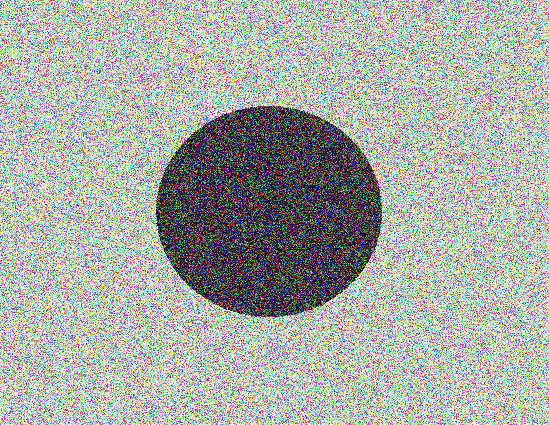
#> input picture src/noisy2.jpg, 549 x 425 px
$ jupyter execute 'Morphological Transformations.ipynb'
#> lines starting #> are read from the running program, lines starting #| are printed output that depends on the picture
[cell 1]
import cv2
import numpy as np
import matplotlib.pyplot as plt

## Erosion

- 작은 object 제거에 효과적
### cv2.erode(src, kernel, dst, anchor, iterations, borderType, borderValue)
---

## Dilation

- 경계가 부드러워지고, 구멍이 메꿔지는 효과
### cv2.dilation(src, kernel, dst, anchor, iterations, borderType, borderValue)
---

## Opening & Closing
- Opening : Erosion 후, Dilation 적용 : 작은 object 제거에 적합
- Closing : 전체적인 윤곽 파악에 적합
### cv2.morphologyEx(src, op, kernel[, dst[, anchor[, iterations[, borderType[, borderValue]]]]])
- op
    - MORPH_OPEN
    - MORPH_CLOSE
    - MORPH_GRADIENT : Dilation과 Erosion의 차이
    - MORPH_TOPHAT : Opening과 원본의 차이
    - MORPH_BLACKHAT : Dilation과 원본의 차이


---

## Structing Element
: 커널을 만듦
### cv2.getStructingElement(shape, ksize, [,anchor])
- shape
    - MORPH_RECT : 사각형
    - MORPH_ELLIPSE : 타원
    - MORPH_CROSS : 십자
---

[cell 2]
img = cv2.imread("src/noisy2.jpg",1)
#> img is the input picture: shape (425, 549, 3); mean B, G, R 178.7, 178.7, 178.5
#img = cv2.cvtColor(img, cv2.COLOR_BGR2RGB)
img.shape
#> Out = (425, 549, 3)

[cell 3]
plt.imshow(img)

[cell 4]
kernel = cv2.getStructuringElement(cv2.MORPH_RECT, (5,5))

erosion = cv2.erode(img, kernel, iterations = 1)
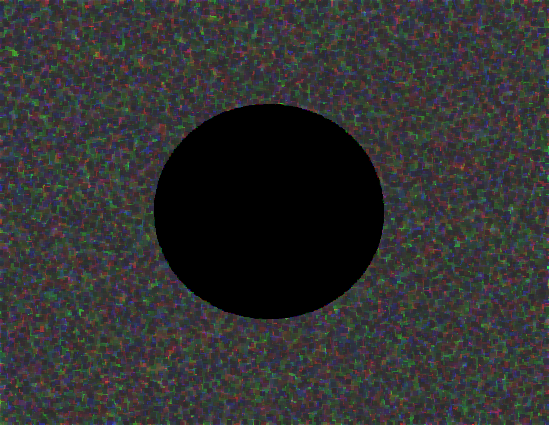
#> erosion: shape (425, 549, 3); mean B, G, R 49.4, 49.5, 49.5
dilation = cv2.dilate(img, kernel, iterations = 1)
opening1 = cv2.morphologyEx(img, cv2.MORPH_OPEN, kernel)
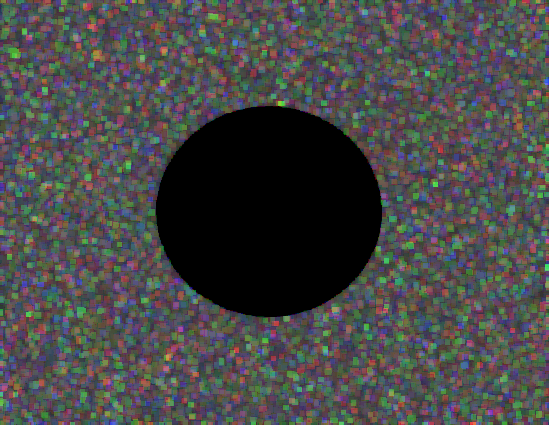
#> opening1: shape (425, 549, 3); mean B, G, R 71.5, 71.8, 71.6
opening2 = cv2.morphologyEx(opening1, cv2.MORPH_OPEN, kernel)
opening3 = cv2.morphologyEx(opening2, cv2.MORPH_OPEN, kernel)

closing1 = cv2.morphologyEx(img, cv2.MORPH_CLOSE, kernel)
closing2 = cv2.morphologyEx(closing1, cv2.MORPH_CLOSE, kernel)
closing3 = cv2.morphologyEx(closing2, cv2.MORPH_CLOSE, kernel)

imglist = [img,erosion, dilation, opening1,opening3, closing1,closing3]
titles = ["original","Erosion",'Dilation',"Opening1",'Opening3','Closing1','Closing3']
plt.figure( figsize = (10,20))
for i,image in enumerate(imglist):
    plt.subplot(4,2,i+2)
    plt.title(titles[i])
    plt.xticks([]);plt.yticks([])
    plt.imshow(image)
#> this loop made 7 passes
plt.show()
#> figure, not shown here; B, G, R data is drawn as R, G, B

[cell 5]
kernel = cv2.getStructuringElement(cv2.MORPH_ELLIPSE, (5,5))

erosion = cv2.erode(img, kernel, iterations = 1)
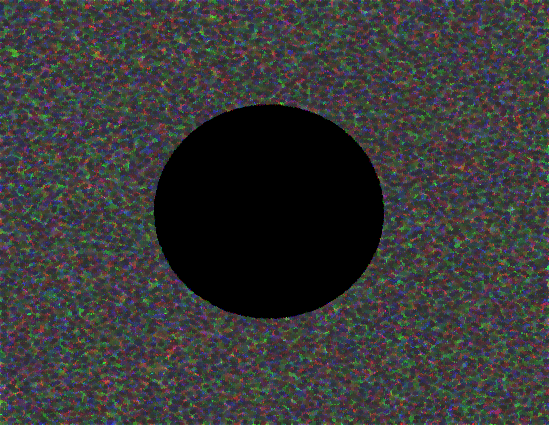
#> erosion: shape (425, 549, 3); mean B, G, R 55.7, 55.8, 55.8
dilation = cv2.dilate(img, kernel, iterations = 1)
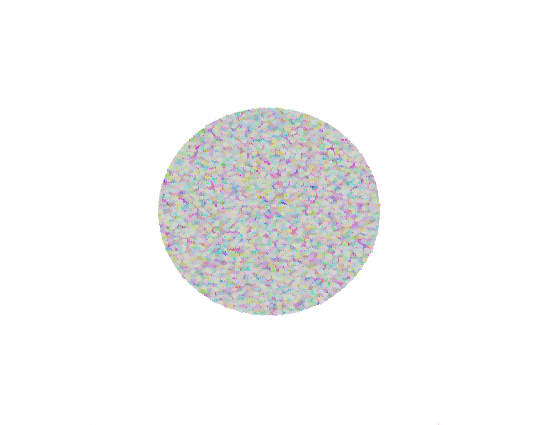
#> dilation: shape (425, 549, 3); mean B, G, R 245.3, 245.3, 245.2
opening1 = cv2.morphologyEx(img, cv2.MORPH_OPEN, kernel)
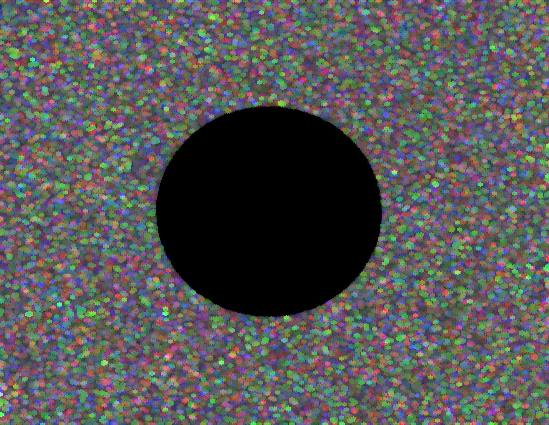
#> opening1: shape (425, 549, 3); mean B, G, R 85.7, 85.7, 85.8
opening2 = cv2.morphologyEx(opening1, cv2.MORPH_OPEN, kernel)
opening3 = cv2.morphologyEx(opening2, cv2.MORPH_OPEN, kernel)

closing1 = cv2.morphologyEx(img, cv2.MORPH_CLOSE, kernel)
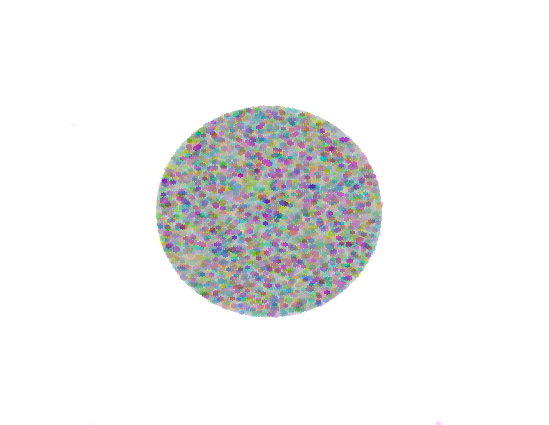
#> closing1: shape (425, 549, 3); mean B, G, R 239.6, 239.5, 239.3
closing2 = cv2.morphologyEx(closing1, cv2.MORPH_CLOSE, kernel)
closing3 = cv2.morphologyEx(closing2, cv2.MORPH_CLOSE, kernel)

imglist = [img,erosion, dilation, opening1,opening3, closing1,closing3]
titles = ["original","Erosion",'Dilation',"Opening1",'Opening3','Closing1','Closing3']
plt.figure( figsize = (10,20))
for i,image in enumerate(imglist):
    plt.subplot(4,2,i+2)
    plt.title(titles[i])
    plt.xticks([]);plt.yticks([])
    plt.imshow(image)
plt.show()
#> figure, not shown here; B, G, R data is drawn as R, G, B

[cell 6]
img1 = cv2.dilate(img, kernel, iterations = 1)
img2 = cv2.erode(img1, kernel, iterations = 1)
plt.imshow(img2)

[cell 7]
kernel = cv2.getStructuringElement(cv2.MORPH_CROSS, (5,5))

erosion = cv2.erode(img, kernel, iterations = 1)
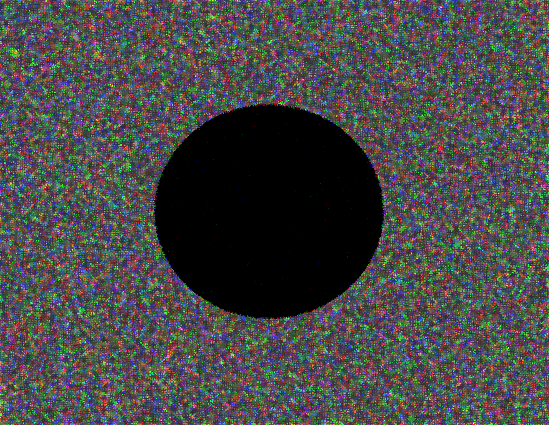
#> erosion: shape (425, 549, 3); mean B, G, R 71.6, 71.7, 71.7
dilation = cv2.dilate(img, kernel, iterations = 1)
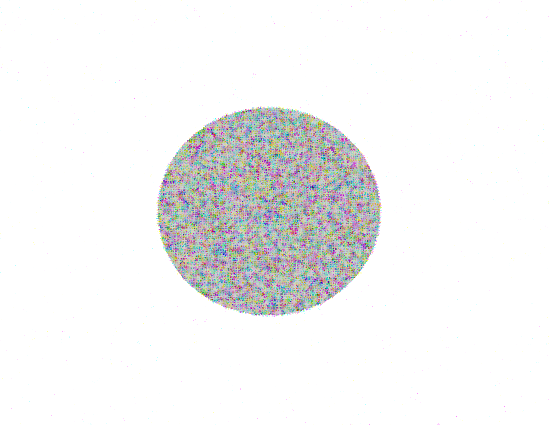
#> dilation: shape (425, 549, 3); mean B, G, R 242.3, 242.2, 242.1
opening1 = cv2.morphologyEx(img, cv2.MORPH_OPEN, kernel)
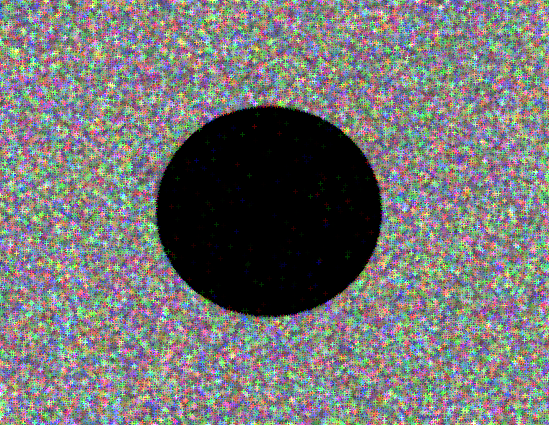
#> opening1: shape (425, 549, 3); mean B, G, R 117.6, 118, 117.9
opening2 = cv2.morphologyEx(opening1, cv2.MORPH_OPEN, kernel)
opening3 = cv2.morphologyEx(opening2, cv2.MORPH_OPEN, kernel)

closing1 = cv2.morphologyEx(img, cv2.MORPH_CLOSE, kernel)
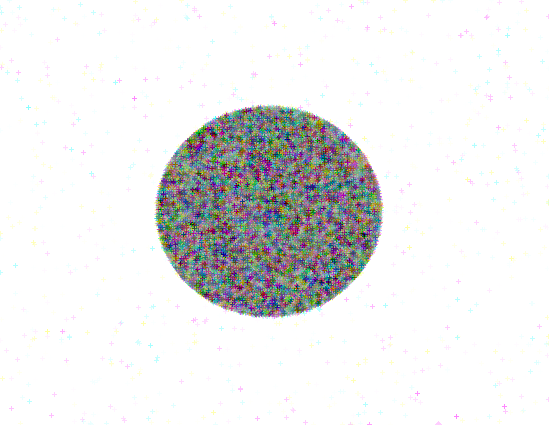
#> closing1: shape (425, 549, 3); mean B, G, R 233.2, 233.1, 232.7
closing2 = cv2.morphologyEx(closing1, cv2.MORPH_CLOSE, kernel)
closing3 = cv2.morphologyEx(closing2, cv2.MORPH_CLOSE, kernel)

imglist = [img,erosion, dilation, opening1,opening3, closing1,closing3]
titles = ["original","Erosion",'Dilation',"Opening1",'Opening3','Closing1','Closing3']
plt.figure( figsize = (10,20))
for i,image in enumerate(imglist):
    plt.subplot(4,2,i+2)
    plt.title(titles[i])
    plt.xticks([]);plt.yticks([])
    plt.imshow(image)
plt.show()
#> figure, not shown here; B, G, R data is drawn as R, G, B
